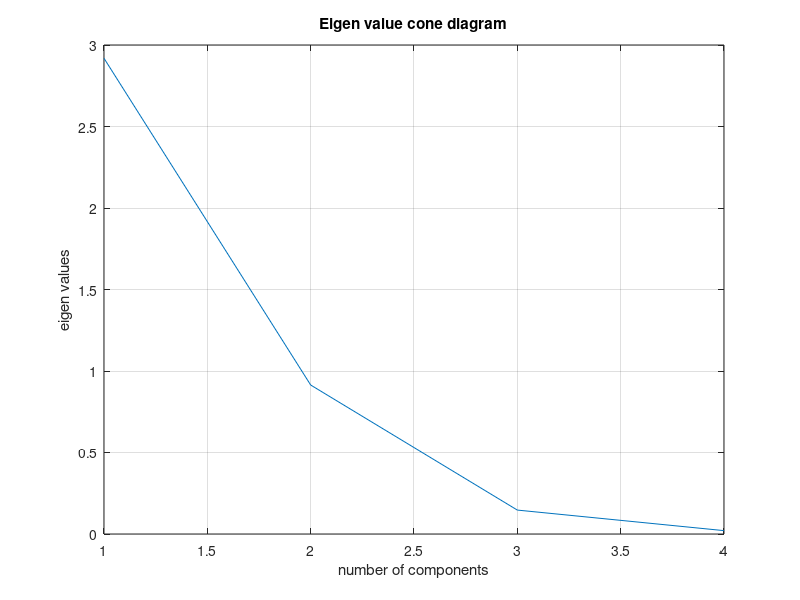
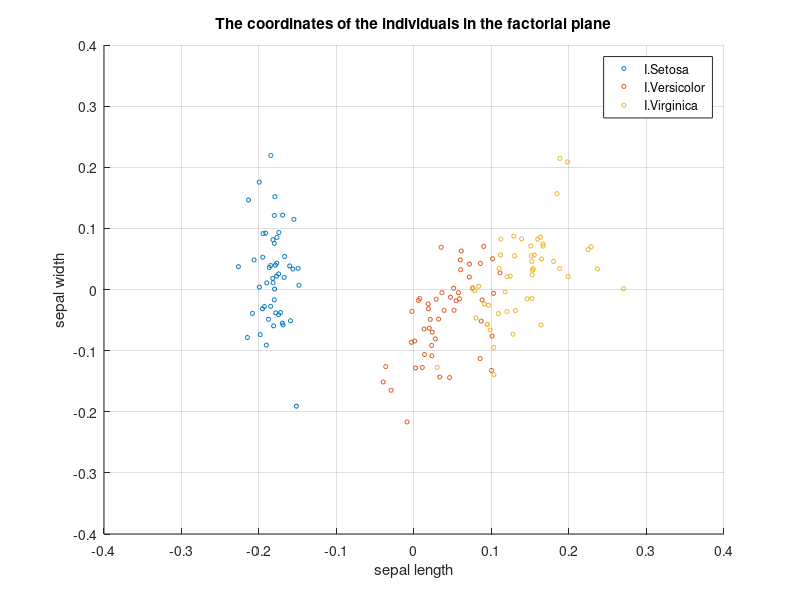
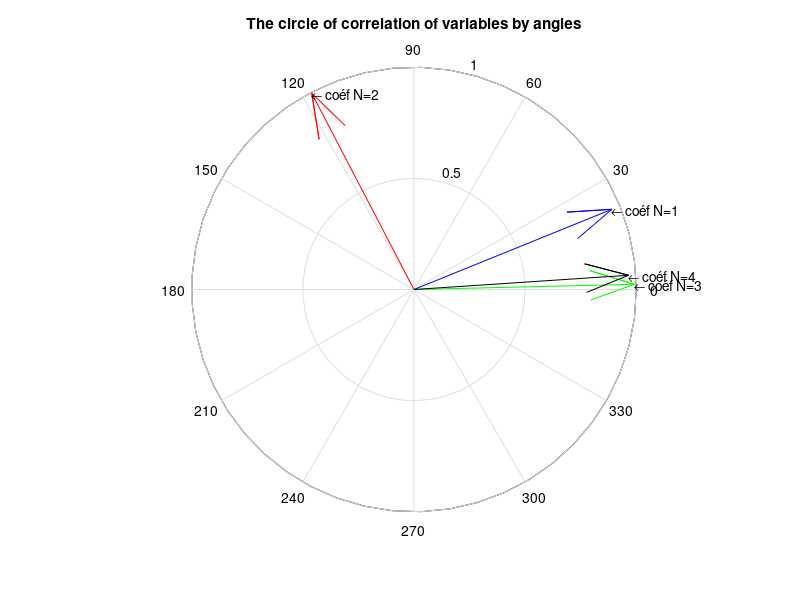

Recreate these plots in MATLAB, in order.
disp(' The IRIS matrix :') % La matrice IRIS 
IRIS =[
   5.1 3.5 1.4 0.2;   4.9 3.0 1.4 0.2;   4.7 3.2 1.3 0.2;   4.6 3.1 1.5 0.2;
   5.0 3.6 1.4 0.2;   5.4 3.9 1.7 0.4;   4.6 3.4 1.4 0.3;   5.0 3.4 1.5 0.2;
   4.4 2.9 1.4 0.2;   4.9 3.1 1.5 0.1;   5.4 3.7 1.5 0.2;   4.8 3.4 1.6 0.2;
   4.8 3.0 1.4 0.1;   4.3 3.0 1.1 0.1;   5.8 4.0 1.2 0.2;   5.7 4.4 1.5 0.4;
   5.4 3.9 1.3 0.4;   5.1 3.5 1.4 0.3;   5.7 3.8 1.7 0.3;   5.1 3.8 1.5 0.3;
   5.4 3.4 1.7 0.2;   5.1 3.7 1.5 0.4;   4.6 3.6 1.0 0.2;   5.1 3.3 1.7 0.5;
   4.8 3.4 1.9 0.2;   5.0 3.0 1.6 0.2;   5.0 3.4 1.6 0.4;   5.2 3.5 1.5 0.2;
   5.2 3.4 1.4 0.2;   4.7 3.2 1.6 0.2;   4.8 3.1 1.6 0.2;   5.4 3.4 1.5 0.4;
   5.2 4.1 1.5 0.1;   5.5 4.2 1.4 0.2;   4.9 3.1 1.5 0.2;   5.0 3.2 1.2 0.2;
   5.5 3.5 1.3 0.2;   4.9 3.6 1.4 0.1;   4.4 3.0 1.3 0.2;   5.1 3.4 1.5 0.2;
   5.0 3.5 1.3 0.3;   4.5 2.3 1.3 0.3;   4.4 3.2 1.3 0.2;   5.0 3.5 1.6 0.6;
   5.1 3.8 1.9 0.4;   4.8 3.0 1.4 0.3;   5.1 3.8 1.6 0.2;   4.6 3.2 1.4 0.2;
   5.3 3.7 1.5 0.2;   5.0 3.3 1.4 0.2;   7.0 3.2 4.7 1.4;   6.4 3.2 4.5 1.5;
   6.9 3.1 4.9 1.5;   5.5 2.3 4.0 1.3;   6.5 2.8 4.6 1.5;   5.7 2.8 4.5 1.3;
   6.3 3.3 4.7 1.6;   4.9 2.4 3.3 1.0;   6.6 2.9 4.6 1.3;   5.2 2.7 3.9 1.4;
   5.0 2.0 3.5 1.0;   5.9 3.0 4.2 1.5;   6.0 2.2 4.0 1.0;   6.1 2.9 4.7 1.4;
   5.6 2.9 3.6 1.3;   6.7 3.1 4.4 1.4;   5.6 3.0 4.5 1.5;   5.8 2.7 4.1 1.0;
   6.2 2.2 4.5 1.5;   5.6 2.5 3.9 1.1;   5.9 3.2 4.8 1.8;   6.1 2.8 4.0 1.3;
   6.3 2.5 4.9 1.5;   6.1 2.8 4.7 1.2;   6.4 2.9 4.3 1.3;   6.6 3.0 4.4 1.4;
   6.8 2.8 4.8 1.4;   6.7 3.0 5.0 1.7;   6.0 2.9 4.5 1.5;   5.7 2.6 3.5 1.0;
   5.5 2.4 3.8 1.1;   5.5 2.4 3.7 1.0;   5.8 2.7 3.9 1.2;   6.0 2.7 5.1 1.6;
   5.4 3.0 4.5 1.5;   6.0 3.4 4.5 1.6;   6.7 3.1 4.7 1.5;   6.3 2.3 4.4 1.3;
   5.6 3.0 4.1 1.3;   5.5 2.5 4.0 1.3;   5.5 2.6 4.4 1.2;   6.1 3.0 4.6 1.4;
   5.8 2.6 4.0 1.2;   5.0 2.3 3.3 1.0;   5.6 2.7 4.2 1.3;   5.7 3.0 4.2 1.2;
   5.7 2.9 4.2 1.3;   6.2 2.9 4.3 1.3;   5.1 2.5 3.0 1.1;   5.7 2.8 4.1 1.3;
   6.3 3.3 6.0 2.5;   5.8 2.7 5.1 1.9;   7.1 3.0 5.9 2.1;   6.3 2.9 5.6 1.8;
   6.5 3.0 5.8 2.2;   7.6 3.0 6.6 2.1;   4.9 2.5 4.5 1.7;   7.3 2.9 6.3 1.8;
   6.7 2.5 5.8 1.8;   7.2 3.6 6.1 2.5;   6.5 3.2 5.1 2.0;   6.4 2.7 5.3 1.9;
   6.8 3.0 5.5 2.1;   5.7 2.5 5.0 2.0;   5.8 2.8 5.1 2.4;   6.4 3.2 5.3 2.3;
   6.5 3.0 5.5 1.8;   7.7 3.8 6.7 2.2;   7.7 2.6 6.9 2.3;   6.0 2.2 5.0 1.5;
   6.9 3.2 5.7 2.3;   5.6 2.8 4.9 2.0;   7.7 2.8 6.7 2.0;   6.3 2.7 4.9 1.8;
   6.7 3.3 5.7 2.1;   7.2 3.2 6.0 1.8;   6.2 2.8 4.8 1.8;   6.1 3.0 4.9 1.8;
   6.4 2.8 5.6 2.1;   7.2 3.0 5.8 1.6;   7.4 2.8 6.1 1.9;   7.9 3.8 6.4 2.0;
   6.4 2.8 5.6 2.2;   6.3 2.8 5.1 1.5;   6.1 2.6 5.6 1.4;   7.7 3.0 6.1 2.3;
   6.3 3.4 5.6 2.4;   6.4 3.1 5.5 1.8;   6.0 3.0 4.8 1.8;   6.9 3.1 5.4 2.1;
   6.7 3.1 5.6 2.4;   6.9 3.1 5.1 2.3;   5.8 2.7 5.1 1.9;   6.8 3.2 5.9 2.3;
   6.7 3.3 5.7 2.5;   6.7 3.0 5.2 2.3;   6.3 2.5 5.0 1.9;   6.5 3.0 5.2 2.0;
   6.2 3.4 5.4 2.3;   5.9 3.0 5.1 1.8]

N = 150

disp(' The mean of each column : ') % La moyenne de chaque colonne
moyenne= sum(IRIS)/N

for j=1:4
    Xc(:,j)= IRIS(:,j)-moyenne(j)
end
disp(' The centered matrix : ') % La matrice centrée
Xc
for j=1:4
    Xc(:,j)= IRIS(:,j)-moyenne(j);
end
disp(' The centered matrix : ') % La matrice centrée
Xc


for j=1:4
    jj(j)= [sqrt(sum(Xc(:,j).^2)/N)];
end
disp (' Lambda :') % Lambda
jj

disp (' The reduced centered matrix :') % La matrice centrée réduite
Y=[ (Xc(:,1)/jj(1)) (Xc(:,2)/jj(2)) (Xc(:,3)/jj(3)) (Xc(:,4)/jj(4))]

disp (' The normalized matrix :') % La matrice normalisée
Z=Y/sqrt(N)

disp(' The correlation matrix :') % La matrice de corrélation
R=(Z'*Z)
  
[vecteur,valeur]=eigs(R);
disp('The vectors and the eigen values :') % Les vecteurs et les valeurs propres

Vp=sort((eig(R).'),'descend')
disp('Vector of eigen values: ') % Vecteur des valeurs propres
Vp

disp('the coordinates in the factorial plane : ') %les coordonn�es dans le plan factoriel
Coord=Z*vecteur

for i=1:4
    for j=1:4      
       L(j,i)=(sqrt(valeur(i,i)))*vecteur(j,i);
    end
end

disp( 'Correlation coefficients :') %Coefficients de corr�lation
disp(L)


figure(1);
    plot(Vp);
    xlabel('number of components'); % nombres des composantes
    ylabel('eigen values'); % valeurs propres
    title('Eigen value cone diagram'); % Diagramme en c�ne des valeurs propres
    grid on;


figure(2);
    p1=scatter(Coord(1:50,1),Coord(1:50,2),9,'r*');
    xlabel('sepal length'); % longueur de sépale
    ylabel('sepal width'); % largeur de sépale
    hold on;
    p2=scatter(Coord(51:100,1),Coord(51:100,2),9,'g*');
    xlabel('sepal length'); % longueur de sépale
    ylabel('sepal width'); % largeur de sépale
    hold on;
    p3=scatter(Coord(101:150,1),Coord(101:150,2),9,'b*');
    xlabel('sepal length'); % longueur de sépale
    ylabel('sepal width'); % largeur de sépale
    hold on;
    legend([p1(1),p2(1),p3(1)],'I.Setosa','I.Versicolor','I.Virginica');
    title('The coordinates of the individuals in the factorial plane'); % Les coordonnées des individus dans plan factoriel
    grid on;


figure(3);
    p1=compass(L(1,1),L(1,2),'blue');
    text(L(1,1),L(1,2),'\leftarrow coéf N=1 ',...
    'HorizontalAlignment','left')
    hold on;
    p2=compass(L(2,1),L(2,2),'red');
    text(L(2,1),L(2,2),'\leftarrow coéf N=2 ',...
    'HorizontalAlignment','left')
    hold on;
    p3=compass(L(3,1),L(3,2),'green');
    text(L(3,1),L(3,2),'\leftarrow coéf N=3 ',...
    'HorizontalAlignment','left')
    hold on;
    p4=compass(L(4,1),L(4,2),'black');
    text(L(4,1),L(4,2),'\leftarrow coéf N=4 ',...
    'HorizontalAlignment','left')
    title('The circle of correlation of variables by angles'); % Le cercle de corrélation des variables par les angles
    hold on;
    grid on ;
